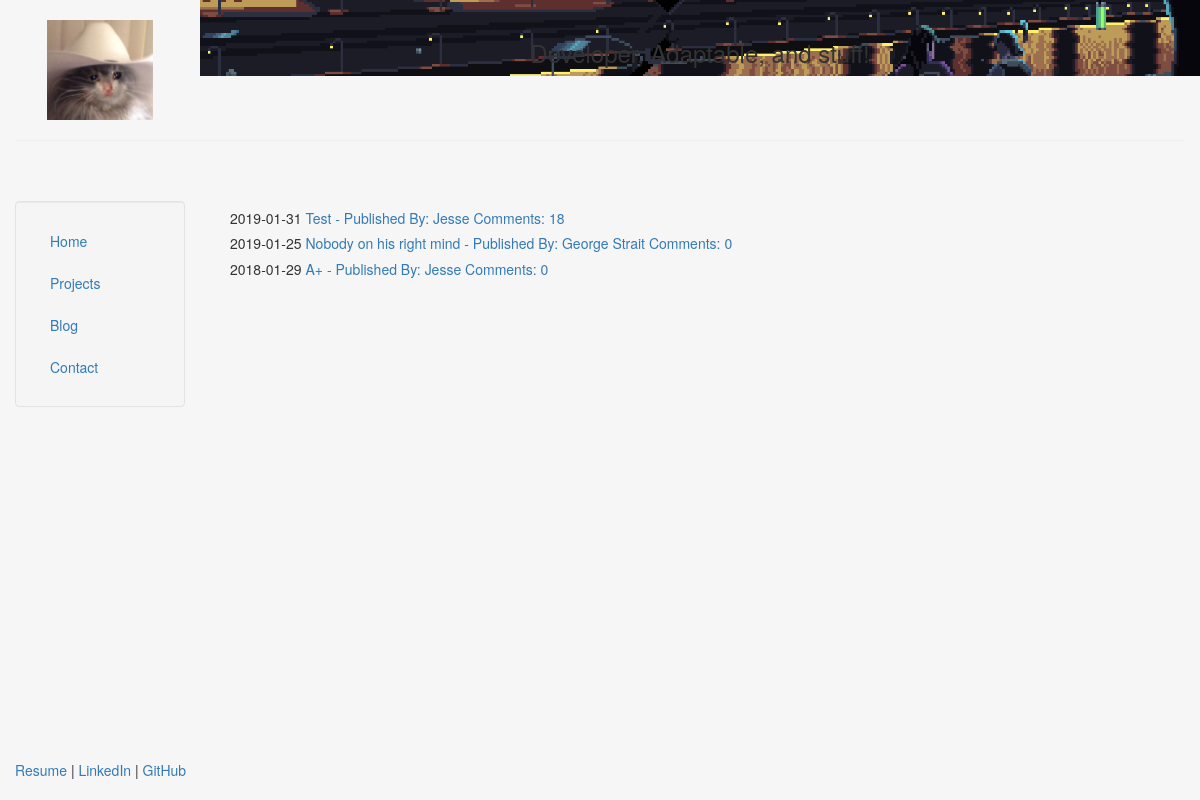
Screenshot of /blog/ with the database file from the repository.
### blog/models.py (models this page shows, shortened)
class Post(models.Model):
    title = models.CharField(max_length=140)
    body = models.TextField()
    pub_date = models.DateTimeField()
    publisher = models.CharField(max_length=50)

### templates/blog/blog.html
{% extends "personal/header.html" %}
{% block content %}
    {% for post in object_list %}
        <h5>{{  post.pub_date|date:"Y-m-d" }}<a href="/blog/{{ post.id }}"> {{ post.title }} - Published By: {{ post.publisher }} Comments: {{ post.comments.count }}</a></h5>
    {% endfor %}
{% endblock %}

### templates/personal/header.html (shortened to what this page needs)
<!DOCTYPE html>
<html lang="en">
<head>
    {% load static %}
    <link rel="stylesheet" href="{% static "personal/css/bootstrap.min.css" %}" type = "text/css"/>
</head>
<body class="body" style="background-color:#f6f6f6">
    <div class="container-fluid" style="min-height:95%; ">
        <div class="row" >
            <div class="col-sm-2">
                <br>
                <div style="text-align: center;">
                    <img src="{% static 'personal/img/profile.jpg' %}"
                         class="responsive-img" style="max-height:100px;" alt="face">
                </div>
            </div>
            <div class="col-sm-10"  style="background-image:url('{% static 'personal/img/bg1.gif' %}'); background-position: center; background-size: cover">
                <br>
                <div style="text-align: center; font-size:36pt">
                    <h3>Developer, Adaptable, and stuff!</h3>
                </div>
            </div>
        </div><hr>
        <div class="row">
            <div class="col-sm-2">
                <br>
                <br>
                <div class="well bs-sidebar" id="sidebar">
                    <ul class="nav nav-pills nav-stacked" >
                        <li><a href="/">Home</a></li>
                        <li><a href="/projects">Projects</a> </li>
                        <li><a href="/blog">Blog</a></li>
                        <li><a href="/contact">Contact</a></li>
                    </ul>
                </div>
            </div>
            <div class="col-sm-10" >
                <div class="container-fluid">
                    <br><br>
                        {% block content %}
                        {% endblock %}
                </div>
            </div>
        </div>
    </div>
    <footer>
        <div class="container-fluid">
            <p><a href="#" target="blank">Resume</a> | <a href="#" target="_blank">LinkedIn</a>
            | <a href="#" target="_blank">GitHub </a>
            </p>
        </div>
    </footer>
</body>
</html>

### templates/personal/header.html (style rules this page uses)
html, body { height:100% }

### rows the page displays
Post: pub_date "2019-01-31", title "Test", publisher "Jesse", comments.count "18"
Post: pub_date "2019-01-25", title "Nobody on his right mind", publisher "George Strait", comments.count "0"
Post: pub_date "2018-01-29", title "A+", publisher "Jesse", comments.count "0"
